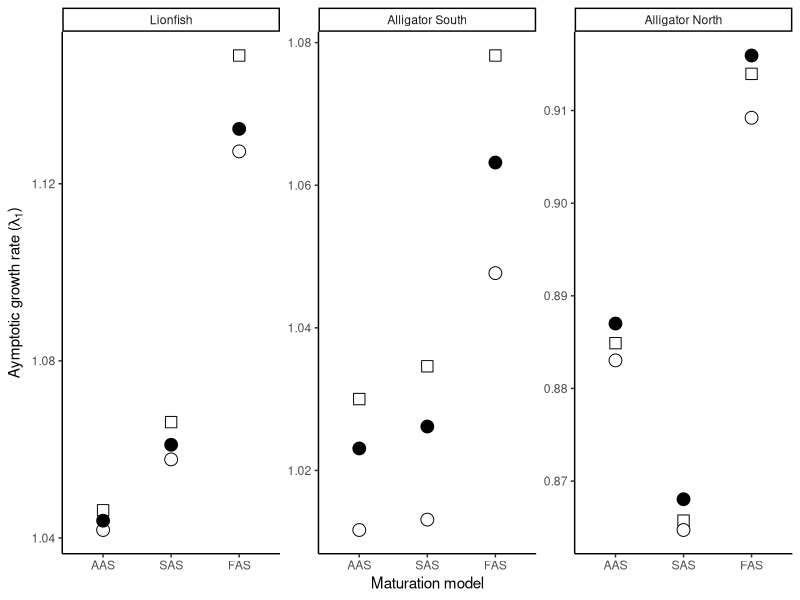
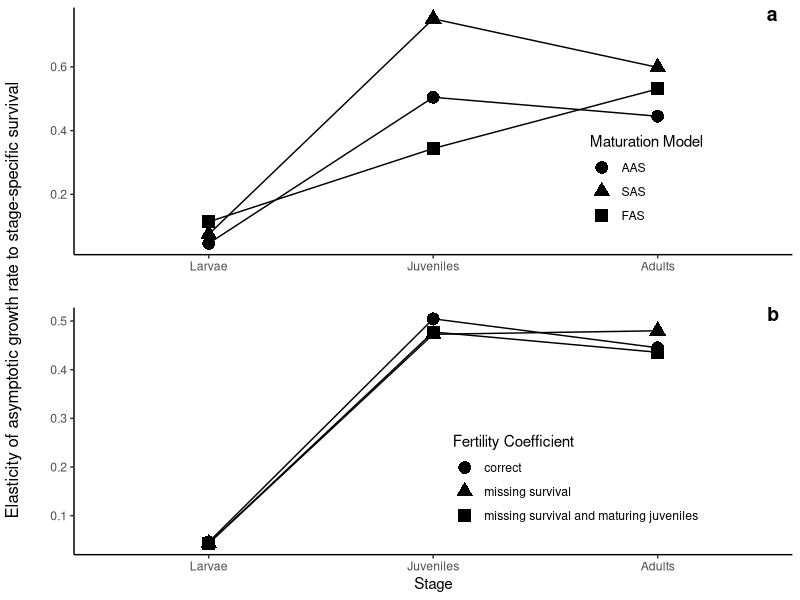

Reproduce these figures in R, in order.
# Test script for making figures/tables from case studies
setwd("~/Documents/Github/MPM-errors/docs/MPM_errors_manuscript")
# Read in data
library(dplyr)
library(magrittr)
lf <- read.csv("lionfish9models.csv")
lf <- lf %>% mutate(MatMod = rep(c("FAS", "SAS", "AAS"), 3),
                    FertSurv = c(rep(TRUE, 6), rep(FALSE, 3)),
                    JuvRep = c(rep(TRUE, 3), rep(FALSE, 6)),
                    Population = "Lionfish")
lf$MatMod <- factor(lf$MatMod, levels=c("AAS", "SAS", "FAS"))

aN <- read.csv("alligatorNorth.csv")
aN <- aN %>% mutate(MatMod = rep(c("FAS", "SAS", "AAS"), 3),
                    FertSurv = c(rep(TRUE, 6), rep(FALSE, 3)),
                    JuvRep = c(rep(TRUE, 3), rep(FALSE, 6)),
                    Population = "Alligator North")
aN$MatMod <- factor(aN$MatMod, levels=c("AAS", "SAS", "FAS"))

aS <- read.csv("alligatorSouth.csv")
aS <- aS %>% mutate(MatMod = rep(c("FAS", "SAS", "AAS"), 3),
                    FertSurv = c(rep(TRUE, 6), rep(FALSE, 3)),
                    JuvRep = c(rep(TRUE, 3), rep(FALSE, 6)),
                    Population = "Alligator South")
aS$MatMod <- factor(aS$MatMod, levels=c("AAS", "SAS", "FAS"))
alldata <- rbind(lf[,-(2:17)], aN[,-(2:21)], aS[,-(2:21)])
alldata$Population <- factor(alldata$Population, 
                             levels=c("Lionfish", "Alligator South",
                                      "Alligator North"))
# Figure of lionfish lambdas
library(ggplot2)
ggplot(alldata, aes(x = MatMod, y = Lambda)) +
  geom_point(aes(shape = JuvRep, fill = FertSurv), size = 4) + 
  scale_shape_manual(values = 21:22) +
  scale_fill_manual(values = c("black", "white")) +
  theme_classic() + theme(legend.position = "none") +
  ylab(expression(paste("Aymptotic growth rate (", lambda[1], ")"))) + 
  xlab("Maturation model") + #ylim(1, NA) +
  facet_wrap("Population", scales = "free")

# Figure of lionfish elasticities
# reshape the data
library(reshape2)
lf2 <- melt(lf, c("MatMod", "FertSurv", "JuvRep"), 
            c("Elasticity_1", "Elasticity_2", "Elasticity_3"),
            "Stage", value.name = "Elasticity")
levels(lf2$Stage) <- c("Larvae", "Juveniles", "Adults")

# Contrast maturation models
p1 <- ggplot(subset(lf2, FertSurv & JuvRep),
       aes(x = Stage, y = Elasticity)) +
  geom_point(aes(shape = MatMod), size = 4) +
  geom_line(aes(group = MatMod)) +
  theme_classic() +
  theme(legend.position = c(0.8, 0.3)) +
  labs(shape = "Maturation Model") +
  ylab("") + xlab("")

# Contrast fertility coefficients
fert_names <- c("correct",
                "missing survival",
                "missing survival and maturing juveniles")
lf2 <- mutate(lf2,
              fert_index = 1+ (!FertSurv) * (!JuvRep) + !JuvRep,
              Fertility = fert_names[fert_index])

p2 <- ggplot(subset(lf2, MatMod == "AAS"),
       aes(x = Stage, y = Elasticity)) +
  geom_point(aes(shape = Fertility), size = 4) +
  geom_line(aes(group = Fertility)) +
  theme_classic()+
  theme(legend.position = c(0.7, 0.3)) +
  labs(shape = "Fertility Coefficient") +
  ylab("")

library(ggpubr)

pp <- ggarrange(p1, p2, ncol = 1, nrow = 2, labels = "auto", label.x = 0.95)
# THere seems to be no way to use plotmath with annotate_figure
annotate_figure(pp, left = "Elasticity of asymptotic growth rate to stage-specific survival")

# "anova" table of lambdas
lambda_stats <- function(st) {
  lambda <- filter(st, MatMod == "AAS" & FertSurv & JuvRep)$Lambda
  lambda_SAS <- filter(st, MatMod == "SAS" & FertSurv & JuvRep)$Lambda
  lambda_FAS <- filter(st, MatMod == "FAS" & FertSurv & JuvRep)$Lambda
  lambda_good_fert <- mean(c(lambda, lambda_FAS, lambda_SAS))
  lambda_no_juv <- mean(filter(st, (FertSurv) & (!JuvRep))$Lambda)
  lambda_no_surv <- mean(filter(st, (!FertSurv) & (!JuvRep))$Lambda)
  c(lambda, lambda_SAS - lambda, lambda_FAS - lambda, 
    lambda_no_juv - lambda_good_fert, lambda_no_surv - lambda_no_juv)
}

lambda_a <- tibble(lionfish = lambda_stats(lf),
                       "alligator (north)" = lambda_stats(aN),
                       `alligator (south)` = lambda_stats(aS))
rownames(lambda_a) <- c("$\\lambda_1$", "SAS", "FAS", "delayed maturity", "no survival")
knitr::kable(round(lambda_a, 3))
